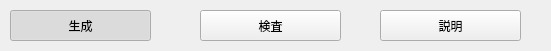
  <widget class="QFrame" name="frame">
   <property name="geometry">
    <rect>
     <x>250</x>
     <y>0</y>
     <width>551</width>
     <height>51</height>
    </rect>
   </property>
   <property name="frameShape">
    <enum>QFrame::NoFrame</enum>
   </property>
   <property name="frameShadow">
    <enum>QFrame::Raised</enum>
   </property>
   <widget class="QToolButton" name="toolButtonPickup">
    <property name="geometry">
     <rect>
      <x>10</x>
      <y>10</y>
      <width>141</width>
      <height>31</height>
     </rect>
    </property>
    <property name="text">
     <string>生成</string>
    </property>
    <property name="checkable">
     <bool>true</bool>
    </property>
    <property name="checked">
     <bool>true</bool>
    </property>
    <property name="autoExclusive">
     <bool>true</bool>
    </property>
   </widget>
   <widget class="QToolButton" name="toolButtonInspect">
    <property name="geometry">
     <rect>
      <x>200</x>
      <y>10</y>
      <width>141</width>
      <height>31</height>
     </rect>
    </property>
    <property name="text">
     <string>検査</string>
    </property>
    <property name="checkable">
     <bool>true</bool>
    </property>
    <property name="autoExclusive">
     <bool>true</bool>
    </property>
   </widget>
   <widget class="QToolButton" name="toolButtonExplain">
    <property name="geometry">
     <rect>
      <x>380</x>
      <y>10</y>
      <width>141</width>
      <height>31</height>
     </rect>
    </property>
    <property name="text">
     <string>説明</string>
    </property>
    <property name="checkable">
     <bool>true</bool>
    </property>
    <property name="autoExclusive">
     <bool>true</bool>
    </property>
   </widget>
  </widget>
